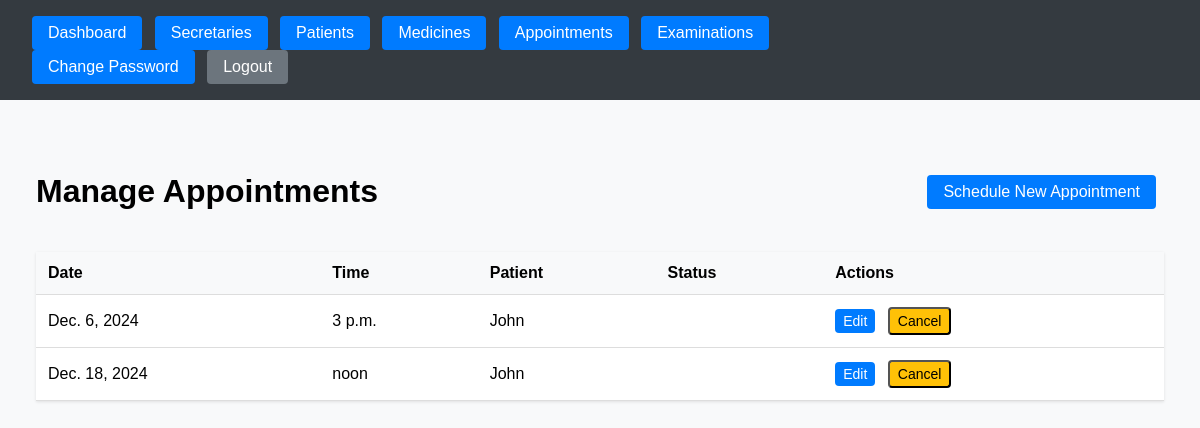
/secretary/appointments/ (signed in), run on an earlier commit of the app's database.
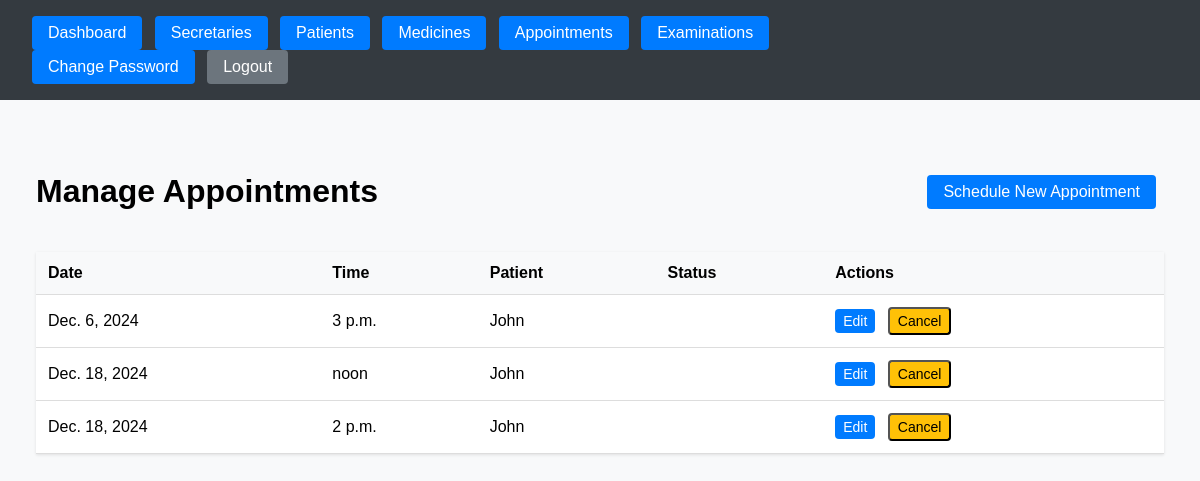
And on a later commit of the database.
### secretary_dash/models.py (models this page shows, shortened)
class Appointment(models.Model):
    patient = models.ForeignKey(Patient, on_delete=models.CASCADE)
    date = models.DateField()
    time = models.TimeField()
    created_by = models.ForeignKey(Secretary, on_delete=models.CASCADE)
    is_cancelled = models.BooleanField(default=False)
    created_at = models.DateTimeField(auto_now_add=True)
    class Meta:
        ordering = ['date', 'time']

class Patient(models.Model):
    name = models.CharField(max_length=100)
    phone = models.CharField(max_length=20)
    email = models.EmailField()
    address = models.TextField()
    date_of_birth = models.DateField()
    created_at = models.DateTimeField(auto_now_add=True)
    class Meta:
        ordering = ['name']

### secretary_dash/views.py (the view)
# urls.py: path('secretary/appointments/', views.appointment_list, name='appointment_list'),
@login_required
@user_passes_test(lambda u: u.is_superuser or is_secretary(u))
def appointment_list(request):
    appointments = Appointment.objects.all().order_by('date', 'time')
    return render(request, 'secretary_dash/common/appointment_list.html', {'appointments': appointments})

### secretary_dash/templates/secretary_dash/common/appointment_list.html (shortened to what this page needs)
{% extends request.user.is_superuser|yesno:'secretary_dash/doctor/base.html,secretary_dash/secretary/base.html' %}
{% block content %}
<div class="appointment-list-container">
    <div class="header">
        <h1>Manage Appointments</h1>
        <a href="{% url 'secretary_dash:appointment_create' %}" class="btn btn-primary">Schedule New Appointment</a>
    </div>
    {% if appointments %}
        <table>
            <thead>
                <tr>
                    <th>Date</th>
                    <th>Time</th>
                    <th>Patient</th>
                    <th>Status</th>
                    <th>Actions</th>
                </tr>
            </thead>
            <tbody>
                {% for appointment in appointments %}
                    <tr>
                        <td>{{ appointment.date }}</td>
                        <td>{{ appointment.time }}</td>
                        <td>{{ appointment.patient.name }}</td>
                        <td>{{ appointment.get_status_display }}</td>
                        <td class="actions">
                            <a href="{% url 'secretary_dash:appointment_edit' appointment.id %}" class="btn btn-sm">Edit</a>
                            {% if appointment.status != 'cancelled' %}
                                <form method="post" action="{% url 'secretary_dash:appointment_cancel' appointment.id %}" style="display: inline;">
                                    <button type="submit" class="btn btn-sm btn-warning">Cancel</button>
                                </form>
                            {% endif %}
                        </td>
                    </tr>
                {% endfor %}
            </tbody>
        </table>
    {% else %}
        <p class="no-data">No appointments found.</p>
    {% endif %}
</div>
{% endblock %}

### secretary_dash/templates/secretary_dash/doctor/base.html (shortened to what this page needs)
<!DOCTYPE html>
<html>
<head>
</head>
<body>
    <nav>
        <div class="container">
            <a href="{% url 'secretary_dash:doctor_dashboard' %}" class="btn">Dashboard</a>
            <a href="{% url 'secretary_dash:secretary_list' %}" class="btn">Secretaries</a>
            <a href="{% url 'secretary_dash:patient_list' %}" class="btn">Patients</a>
            <a href="{% url 'secretary_dash:medicine_list' %}" class="btn">Medicines</a>
            <a href="{% url 'secretary_dash:appointment_list' %}" class="btn">Appointments</a>
            <a href="{% url 'secretary_dash:examination_list' %}" class="btn">Examinations</a>
            <div class="user-menu">
                <a href="{% url 'secretary_dash:password_change' %}" class="btn">Change Password</a>
                <a href="{% url 'secretary_dash:logout' %}" class="btn btn-secondary">Logout</a>
            </div>
        </div>
    </nav>
    <div class="container">
        {% block content %}
        {% endblock %}
    </div>
</body>
</html>

### secretary_dash/templates/secretary_dash/doctor/base.html (style rules this page uses)
body { margin: 0; font-family: Arial, sans-serif; background-color: #f8f9fa; }
nav { background-color: #343a40; padding: 1rem; margin-bottom: 2rem; }
.container { max-width: 1200px; margin: 0 auto; padding: 0 1rem; }
.btn { display: inline-block; padding: 0.5rem 1rem; color: white; text-decoration: none; border-radius: 4px; margin-right: 0.5rem; background-color: #007bff; }
.btn-secondary { background-color: #6c757d; }

### secretary_dash/templates/secretary_dash/common/appointment_list.html (style rules this page uses)
.appointment-list-container { padding: 20px; }
.header { display: flex; justify-content: space-between; align-items: center; margin-bottom: 20px; }
table { width: 100%; border-collapse: collapse; background: white; box-shadow: 0 1px 3px rgba(0,0,0,0.1); }
th, td { padding: 12px; text-align: left; border-bottom: 1px solid #ddd; }
th { background-color: #f8f9fa; font-weight: bold; }
.actions { white-space: nowrap; }
.btn-sm { padding: 0.25rem 0.5rem; font-size: 0.875rem; }
.btn-warning { background-color: #ffc107; color: #000; }

What changed in the data, as far as the page shows it:
added Appointment: date "Dec. 18, 2024", time "2 p.m.", patient.name "John"
